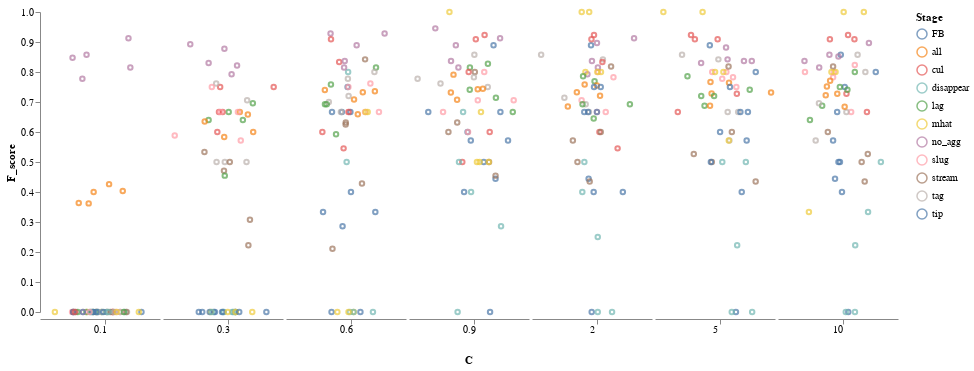
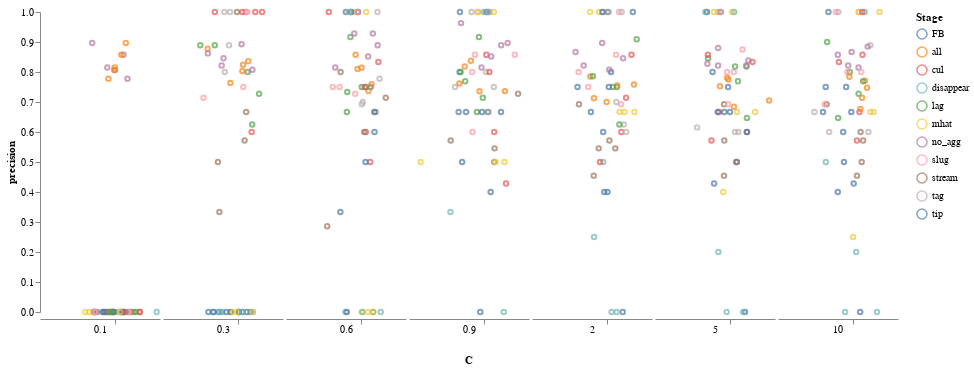
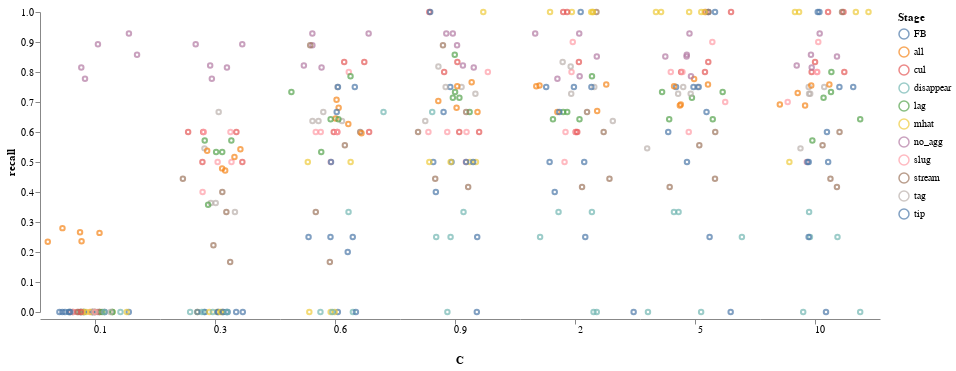
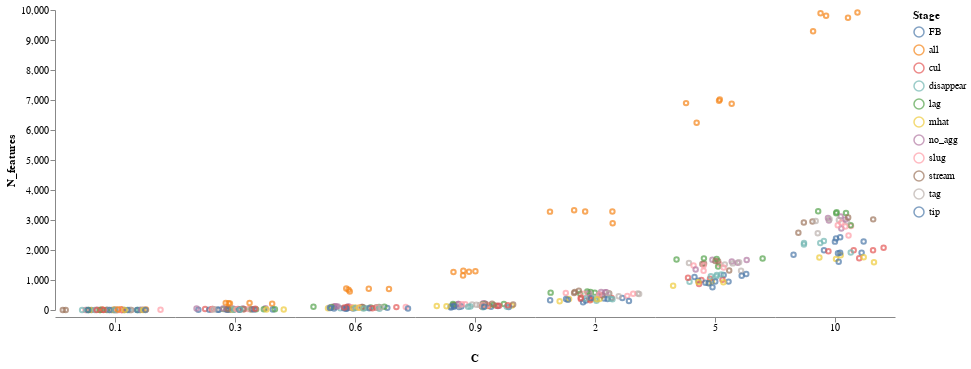

These figures' notebook cell, in order:
### Markdown cell above
### Classifier Chain with logistic regression

### Code cell
data_chain=loadPickle(pathClassification+'logisticRegressionChain.pkl')
display(scatter_catgory(data_chain['prfs'],'C', 'F_score', 'Stage'))
display(scatter_catgory(data_chain['prfs'],'C', 'precision', 'Stage'))
display(scatter_catgory(data_chain['prfs'],'C', 'recall', 'Stage'))
display(scatter_catgory(data_chain['featsN'],'C', 'N_features','Stage'))
#display(scatter_catgory(data_chain['rac'],'C', 'roc_auc',title='Micro ROC AUC (across all categories)'))
summary(data_chain['prfs'].query('C ==2'),'F_score',"Stage")

### Figure 1 — Vega-Lite specification as saved in the notebook (floating-point values rounded to 4 significant figures; data arrays with more than 128 entries replaced by an {"elided": "..."} marker saying what was removed)
{"config": {"view": {"continuousWidth": 400, "continuousHeight": 300, "stroke": null}, "facet": {"spacing": 0}}, "data": {"name": "data-c22bc60c647c3bbca3f75c00b3e745b8"}, "mark": {"type": "point", "size": 20}, "encoding": {"color": {"type": "nominal", "field": "Stage"}, "column": {"type": "quantitative", "field": "C", "header": {"labelAlign": "center", "labelAngle": 0, "labelOrient": "bottom", "labelPadding": 10, "titleOrient": "bottom"}}, "x": {"type": "quantitative", "axis": {"grid": false, "labels": false, "ticks": true, "values": [0]}, "field": "jitter", "scale": {}, "title": null}, "y": {"type": "quantitative", "axis": {"grid": false}, "field": "F_score"}}, "title": "", "transform": [{"calculate": "sqrt(-2*log(random()))*cos(2*PI*random())", "as": "jitter"}], "width": 120, "$schema": "https://vega.github.io/schema/vega-lite/v4.0.2.json", "datasets": {"data-c22bc60c647c3bbca3f75c00b3e745b8": {"elided": "385 records"}}}

### Figure 2 — Vega-Lite specification as saved in the notebook (floating-point values rounded to 4 significant figures; data arrays with more than 128 entries replaced by an {"elided": "..."} marker saying what was removed)
{"config": {"view": {"continuousWidth": 400, "continuousHeight": 300, "stroke": null}, "facet": {"spacing": 0}}, "data": {"name": "data-c22bc60c647c3bbca3f75c00b3e745b8"}, "mark": {"type": "point", "size": 20}, "encoding": {"color": {"type": "nominal", "field": "Stage"}, "column": {"type": "quantitative", "field": "C", "header": {"labelAlign": "center", "labelAngle": 0, "labelOrient": "bottom", "labelPadding": 10, "titleOrient": "bottom"}}, "x": {"type": "quantitative", "axis": {"grid": false, "labels": false, "ticks": true, "values": [0]}, "field": "jitter", "scale": {}, "title": null}, "y": {"type": "quantitative", "axis": {"grid": false}, "field": "precision"}}, "title": "", "transform": [{"calculate": "sqrt(-2*log(random()))*cos(2*PI*random())", "as": "jitter"}], "width": 120, "$schema": "https://vega.github.io/schema/vega-lite/v4.0.2.json", "datasets": {"data-c22bc60c647c3bbca3f75c00b3e745b8": {"elided": "385 records"}}}

### Figure 3 — Vega-Lite specification as saved in the notebook (floating-point values rounded to 4 significant figures; data arrays with more than 128 entries replaced by an {"elided": "..."} marker saying what was removed)
{"config": {"view": {"continuousWidth": 400, "continuousHeight": 300, "stroke": null}, "facet": {"spacing": 0}}, "data": {"name": "data-c22bc60c647c3bbca3f75c00b3e745b8"}, "mark": {"type": "point", "size": 20}, "encoding": {"color": {"type": "nominal", "field": "Stage"}, "column": {"type": "quantitative", "field": "C", "header": {"labelAlign": "center", "labelAngle": 0, "labelOrient": "bottom", "labelPadding": 10, "titleOrient": "bottom"}}, "x": {"type": "quantitative", "axis": {"grid": false, "labels": false, "ticks": true, "values": [0]}, "field": "jitter", "scale": {}, "title": null}, "y": {"type": "quantitative", "axis": {"grid": false}, "field": "recall"}}, "title": "", "transform": [{"calculate": "sqrt(-2*log(random()))*cos(2*PI*random())", "as": "jitter"}], "width": 120, "$schema": "https://vega.github.io/schema/vega-lite/v4.0.2.json", "datasets": {"data-c22bc60c647c3bbca3f75c00b3e745b8": {"elided": "385 records"}}}

### Figure 4 — Vega-Lite specification as saved in the notebook (floating-point values rounded to 4 significant figures; data arrays with more than 128 entries replaced by an {"elided": "..."} marker saying what was removed)
{"config": {"view": {"continuousWidth": 400, "continuousHeight": 300, "stroke": null}, "facet": {"spacing": 0}}, "data": {"name": "data-452f9fe3ac34c15c22ad2feb3cac6639"}, "mark": {"type": "point", "size": 20}, "encoding": {"color": {"type": "nominal", "field": "Stage"}, "column": {"type": "quantitative", "field": "C", "header": {"labelAlign": "center", "labelAngle": 0, "labelOrient": "bottom", "labelPadding": 10, "titleOrient": "bottom"}}, "x": {"type": "quantitative", "axis": {"grid": false, "labels": false, "ticks": true, "values": [0]}, "field": "jitter", "scale": {}, "title": null}, "y": {"type": "quantitative", "axis": {"grid": false}, "field": "N_features"}}, "title": "", "transform": [{"calculate": "sqrt(-2*log(random()))*cos(2*PI*random())", "as": "jitter"}], "width": 120, "$schema": "https://vega.github.io/schema/vega-lite/v4.0.2.json", "datasets": {"data-452f9fe3ac34c15c22ad2feb3cac6639": {"elided": "385 records"}}}
